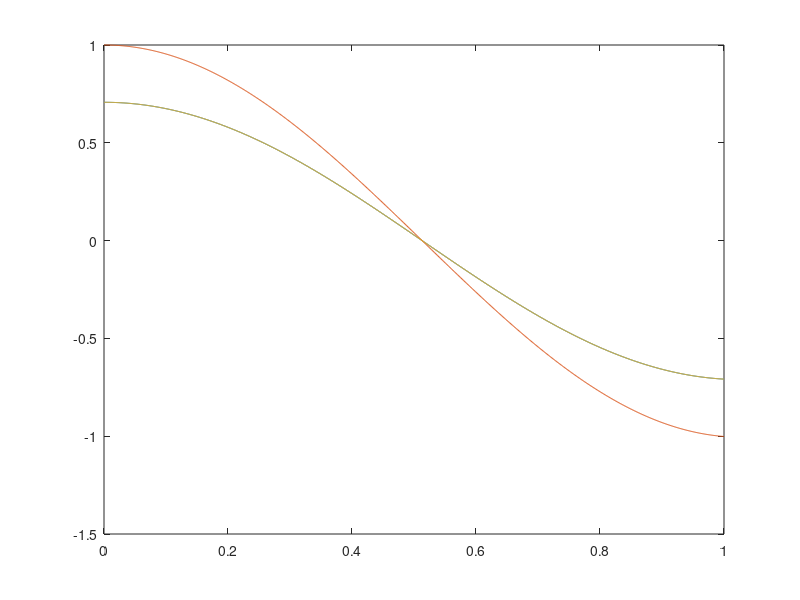

Reproduce this figure in MATLAB.
# Ejercicio 27 integrador. Página 114
# Es de segundo orden en 'x' y en primer orden en 't'
# usando reduccion de orden y euler

function reduccion_euler_ordinario


    L = 1.0;
    c = 1.0;
    dt = 0.001;
    dx = L / 4;

    # Discretizamos en 5 puntos
    x = 0.0 : dx : L;
    t = 0.0 : dt : 1.0;

    l = -c * c /  (dx * dx);
    K = [-2, 1, 0; 1, -2, 1; 0, 1, -2];

    A = [zeros(3, 3), eye(3); -l * K, zeros(3, 3)];

    # Condiciones iniciales
    u_0 = [sin(pi * x(2) / L); sin(pi * x(3) / L); sin(pi * x(4) / L)];
    du_0 = [0; 0; 0];

    # Reduccion de orden euler
    u = [u_0; du_0];
    for i = 2 : length(t)

        previous = u(:, i - 1);
        slope = A * previous;
        u(:, i) = previous + dt * slope;
    end

    # Muestro solamente las primeras 3 funciones, que corresponden a las
    # funciones U(t) y no a sus derivadas
    plot(t, u(1 : 3, :))


endfunction
